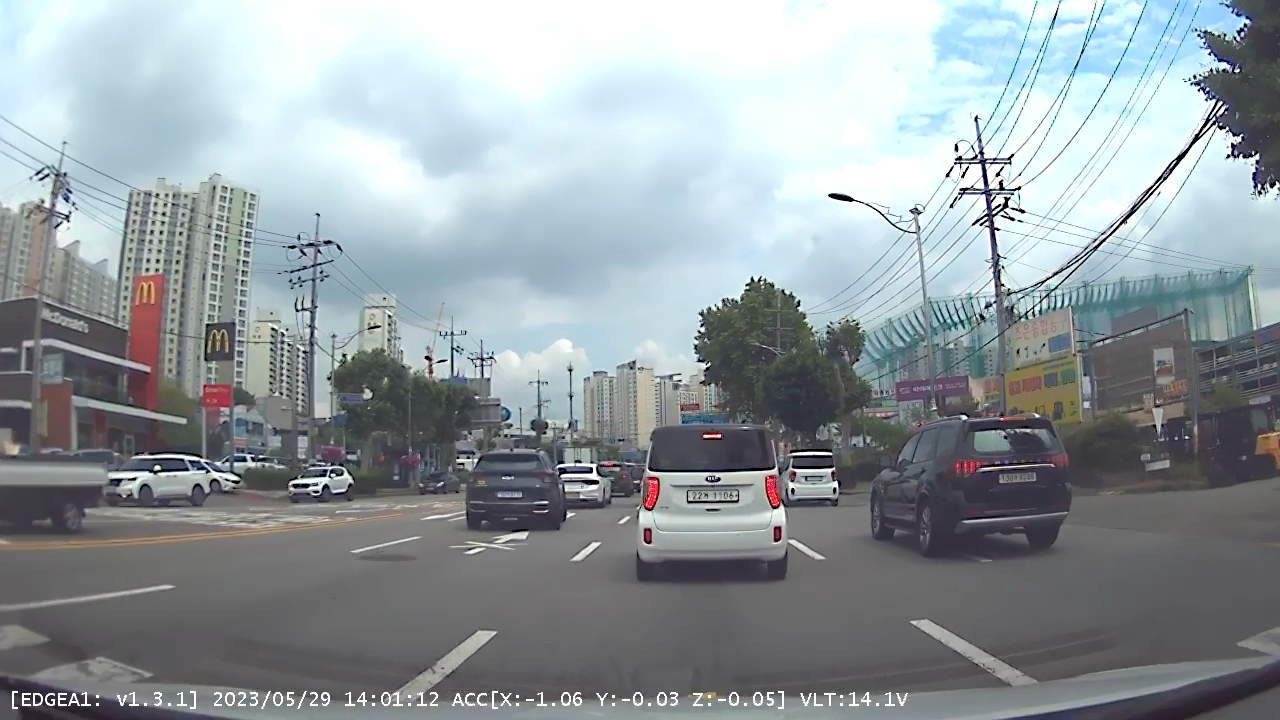
#> input picture Data/lanedetection_images/image_01.png, 1280 x 720 px
$ python 00_TEST_LANE_IMAGES.py
#> lines starting #> are read from the running program, lines starting #| are printed output that depends on the picture; after the words box and inside, x2 and y2 are one past the last pixel; in counts of white or black regions, pixels touching at a corner belong together
### OpenCV/Utils/utils.py
import os
from .wrapper import *


class PathClass():
    def __init__(self):
        path, _ = os.path.split(os.path.abspath(__file__))
        self.data_root = os.path.join(path, "..", "..", "Data")
        self.data_name_list = os.listdir(self.data_root)
        # ['blackbox_images', 'blackbox_videos', 'lanedetection_videos', 'lanedetection_images', 'trafficlight_images', 'trafficlight_videos']


    def get_data(self, get_data_string):
        data_root = os.path.join(self.data_root, get_data_string)
        init_list = os.listdir(data_root)
        data_list = []
        for data_name in init_list:
            data_list.append(os.path.join(data_root, data_name))
        return data_list


    def __call__(self, get_data_string):
        if get_data_string in self.data_name_list:
            return self.get_data(get_data_string)
        else:
            print("Wrong data name")
            exit()


# [4 lines left out: function get_single_data, not called in this run]


def get_multiple_datas(get_data_string):
    pathClass = PathClass()
    data_list = pathClass(get_data_string)
    return data_list


def get_single_image(get_data_string = 'blackbox_images', index=0):
    return get_single_data(get_data_string, index)


def get_single_video(get_data_string = 'blackbox_videos', index=0):
    return get_single_data(get_data_string, index)


def get_multiple_images(get_data_string = 'blackbox_images'):
    return get_multiple_datas(get_data_string)


def get_multiple_videos(get_data_string = 'blackbox_videos'):
    return get_multiple_datas(get_data_string)


def processingSingleImage(imagePath, sourceName = "Opened Image", resultName = "Result Image", outputPath = "output.jpg"):
    image = imageRead(imagePath)
    imageShow(sourceName, image)
    result = imageProcessing(image)
    imageShow(resultName, result)
    imageWrite(outputPath, result)
    return


def processingSingleVideo(videoPath, outputPath = "output.avi"):
    videoProcessing(videoPath, outputPath)
    return


def processingMultipleImages(imageList):
    for index, imagePath in enumerate(imageList):
        processingSingleImage(imagePath, "Image index is {}".format(index), "Result of index {}".format(index), "Result_{}.jpg".format(index))
#> in imageRead, image is the input picture: shape (720, 1280, 3); mean B, G, R 159.3, 155.4, 146.2
    return


def processingMultipleVideos(videoList):
    for index, videoPath in enumerate(videoList):
        processingSingleVideo(videoPath, "output_{}.avi".format(index))

### OpenCV/Utils/wrapper.py
import cv2
import numpy as np


def imageProcessing(src_image):
    src_image = checkValidImage(src_image)
    dst_image = imageClosing(src_image)
    dst_image = convertColor(dst_image, cv2.COLOR_BGR2GRAY)
    dst_image = cannyEdge(dst_image, 100, 200)
    height, width = src_image.shape[:2]
    pt1 = (width*0.45, height*0.7)
    pt2 = (width*0.55, height*0.7)
    pt3 = (width, height*0.9)
    pt4 = (0, height*0.9)
    roi_corners = np.array([[pt1, pt2, pt3, pt4]], dtype=np.int32)
    image_roi = polyROI(dst_image, roi_corners)
    lines = houghLinesP(image_roi, 1, np.pi/180, 40)
    dst_image = lineFitting(src_image, lines, (0, 0, 255), 5, 5. * np.pi / 180., 0.7)
    return dst_image


def checkValidImage(src_image):
    if isinstance(src_image, str):
        try:
            src_image = imageRead(src_image)
        except:
            print("invalid image or invalid path!")
            exit()
    if src_image is not None:
        return src_image


def imageRead(openpath, flag=cv2.IMREAD_COLOR):
    image = cv2.imread(openpath, flag)
    if image is not None:
        print("Image Opened")
        return image
    else:
        print("Image Not Opened")
        print("Program Abort")
        exit()


def imageShow(imagename, image, flag=cv2.WINDOW_NORMAL):
    cv2.namedWindow(imagename, flag)
    cv2.imshow(imagename, image)
    cv2.waitKey()
    return


def imageWrite(imagename, image):
    return cv2.imwrite(imagename, image)


def imageCopy(src_image):
    return np.copy(src_image)


# [49 lines left out: functions videoProcessing, imageParameters, not called in this run]


def getPixel(image, x, y, c=None):
    return image[y, x, c]


def setPixel(image, x, y, value, c=None):
    image[y, x, c] = value
    return image


def cutRectROI(image, x1, y1, x2, y2):
    return image[y1:y2, x1:x2]


# [4 lines left out: function pasteRectROI, not called in this run]


def makeBlackImage(image, color=False):
    height, width = image.shape[0], image.shape[1]
    if color is True:
        return np.zeros((height, width, 3), np.uint8)
    else:
        if len(image.shape) == 2:
            return np.zeros((height, width), np.uint8)
        else:
            return np.zeros((height, width, 3), np.uint8)


def fillPolyROI(image, points):
    if len(image.shape) == 2:
        channels = 1
    else:
        channels = image.shape[2]
    mask = makeBlackImage(image)
    ignore_mask_color = (255,) * channels
    cv2.fillPoly(mask, points, ignore_mask_color)
    return mask


def polyROI(image, points):
    mask = fillPolyROI(image, points)
    return cv2.bitwise_and(image, mask)


def convertColor(image, flag=cv2.COLOR_BGR2GRAY):
    return cv2.cvtColor(image, flag)


def splitImage(image):
    return cv2.split(image)


def mergeImage(channel1, channel2, channel3):
    return cv2.merge((channel1, channel2, channel3))


def rangeColor(image, lower, upper):
    result = imageCopy(image)
    return cv2.inRange(result, lower, upper)


# [4 lines left out: function splitColor, not called in this run]


def drawLine(image, point1, point2, color=(255, 0, 0), thickness=3, lineType=cv2.LINE_AA):
    result = imageCopy(image)
    return cv2.line(result, point1, point2, color, thickness, lineType)


def drawRect(image, point1, point2, color=(255, 0, 0), thickness=3, lineType=cv2.LINE_AA):
    result = imageCopy(image)
    return cv2.rectangle(result, point1, point2, color, thickness, lineType)


def drawCircle(image, center, radius, color=(255, 0, 0), thickness=3, lineType=cv2.LINE_AA):
    result = imageCopy(image)
    return cv2.circle(result, center, radius, color, thickness, lineType)


def drawEllipse(image, center, axis, angle, startAngle, endAngle, color=(255, 0, 0), thickness=3, lineType=cv2.LINE_AA):
    result = imageCopy(image)
    return cv2.ellipse(result, center, axis, angle, startAngle, endAngle, color, thickness, lineType)


# [4 lines left out: function drawPolygon, not called in this run]


def drawText(image, text, point=(10, 10), font=cv2.FONT_HERSHEY_PLAIN, fontScale=2.0, color=(255,255,255), thickness=3, lineType=cv2.LINE_AA):
    result = imageCopy(image)
    return cv2.putText(result, text, point, font, fontScale, color, thickness, lineType)


def addImage(image1, image2):
    return cv2.add(image1, image2)


# [5 lines left out: function addWeightedImage, not called in this run]


def imageThreshold(image, thresh=128, maxval=255, type=cv2.THRESH_BINARY):
    _, res = cv2.threshold(image, thresh=thresh, maxval=maxval, type=type)
    return res


def imageBlur(image, ksize):
    size = ((ksize+1) * 2 - 1, (ksize+1) * 2 - 1)
    return cv2.blur(image, size)


def imageGaussianBlur(image, ksize, sigmaX, sigmaY):
    size = ((ksize+1) * 2 - 1, (ksize+1) * 2 - 1)
    return cv2.GaussianBlur(image, ksize=size, sigmaX=sigmaX, sigmaY=sigmaY)


def imageMedianBlur(image, size):
    ksize = (size+1) * 2 - 1
    return cv2.medianBlur(image, ksize)


def imageBilateralFilter(image, size, sigmaColor, sigmaSpace):
    d = (size+1) * 2 - 1
    return cv2.bilateralFilter(image, d, sigmaColor=sigmaColor, sigmaSpace=sigmaSpace)


def imageFiltering(image, kernel, ddepth=-1):
    return cv2.filter2D(image, ddepth, kernel)


# [22 lines left out: functions imageEdgePrewitt, imageEdgeSobel, imageEdgeScharr, not called in this run]


def imageEdgeLaplacianCV(image):
    return cv2.Laplacian(image, -1)


# [14 lines left out: functions imageEdgeLaplacianFilter2D, imageEdgeLoG, not called in this run]


def cannyEdge(image, threshold1=100, threshold2=200):
    return cv2.Canny(image, threshold1, threshold2)


# [30 lines left out: functions computeHist, histogramEqualize, not called in this run]


def imageDilation(image, kernel, iterations):
    return cv2.dilate(image, kernel=kernel, iterations=iterations)


def imageErosion(image, kernel, iterations):
    return cv2.erode(image, kernel=kernel, iterations=iterations)


# [11 lines left out: functions imageMorphologicalGradient, imageOpening, not called in this run]


def imageClosing(image, iterations = 1):
    kernel = np.ones((3, 3), np.uint8)
    dilation = imageDilation(image, kernel, iterations)
    return imageErosion(dilation, kernel, iterations)


def imageMorphologyKernel(flag=cv2.MORPH_RECT, size=5):
    return cv2.getStructuringElement(flag, (size, size))


def imageMorphologyEx(image, op, kernel, iterations=1):
    return cv2.morphologyEx(image, op=op, kernel=kernel, iterations=iterations)


# [40 lines left out: functions imageResize, imageTranslation, imageRotation, imageAffineTransformation, imagePerspectiveTransformation, not called in this run]


def houghLines(image, rho=1, theta=np.pi/180, threshold=100):
    return cv2.HoughLines(image, rho, theta, threshold)


# [16 lines left out: function drawHoughLines, not called in this run]


def houghLinesP(image, rho=1.0, theta=np.pi/180, threshold=100, minLineLength=10, maxLineGap=100):
    return cv2.HoughLinesP(image, rho, theta, threshold, minLineLength=minLineLength, maxLineGap=maxLineGap)


# [8 lines left out: function drawHoughLinesP, not called in this run]


def houghCircles(image, method=cv2.HOUGH_GRADIENT, dp = 1, minDist = 10, canny = 50, threshold = 30, minRadius = 0, maxRadius = 0):
    circles = cv2.HoughCircles(image, method, dp, minDist, param1=canny, param2=threshold, minRadius=minRadius, maxRadius=maxRadius)
    return circles


# [11 lines left out: function drawHoughCircles, not called in this run]


def splitTwoSideLines(lines, slope_threshold = (5. * np.pi / 180.)):
    if lines is None:
        return [], []
    if len(lines) == 0:
        return [], []
    lefts = []
    rights = []
    for line in lines:
        x1 = line[0,0]
        y1 = line[0,1]
        x2 = line[0,2]
        y2 = line[0,3]
        if (x2-x1) == 0:
            continue
        slope = (float)(y2-y1)/(float)(x2-x1)
        if abs(slope) < slope_threshold:
            continue
        if slope <= 0:
            lefts.append([slope, x1, y1, x2, y2])
        else:
            rights.append([slope, x1, y1, x2, y2])
    return lefts, rights


# [14 lines left out: function splitOneSideLines, not called in this run]


def medianPoint(x):
    if len(x) == 0:
        return None
    else:
        xx = sorted(x)
        return xx[(int)(len(xx)/2)]


def interpolate(x1, y1, x2, y2, y):
    return int(float(y - y1) * float(x2-x1) / float(y2-y1) + x1)


# [11 lines left out: function lineFittingOneSide, not called in this run]


def lineFitting(image, lines, color = (0,0,255), thickness = 3, slope_threshold = (5. * np.pi / 180.), min_y_ratio = 0.7):
    result = imageCopy(image)
    height = image.shape[0]
    lefts, rights = splitTwoSideLines(lines, slope_threshold)
    min_y = int(height*min_y_ratio)
    max_y = height
    left = None
    right = None
    if len(lefts) > 0:
        left = medianPoint(lefts)
    if len(rights) > 0:
        right = medianPoint(rights)
    if left is not None:
        min_x_left = interpolate(left[1], left[2], left[3], left[4], min_y)
        max_x_left = interpolate(left[1], left[2], left[3], left[4], max_y)
        cv2.line(result, (min_x_left, min_y), (max_x_left, max_y), color, thickness)
    if right is not None:
        min_x_right = interpolate(right[1], right[2], right[3], right[4], min_y)
        max_x_right = interpolate(right[1], right[2], right[3], right[4], max_y)
        cv2.line(result, (min_x_right, min_y), (max_x_right, max_y), color, thickness)
    return result

### OpenCV/00_TEST_LANE_IMAGES.py
from Utils.wrapper import *
from Utils.utils import *


data = get_multiple_images("lanedetection_images")
processingMultipleImages(data)
#> in cannyEdge, `return cv2.Canny(image, threshold1, threshold2)`:
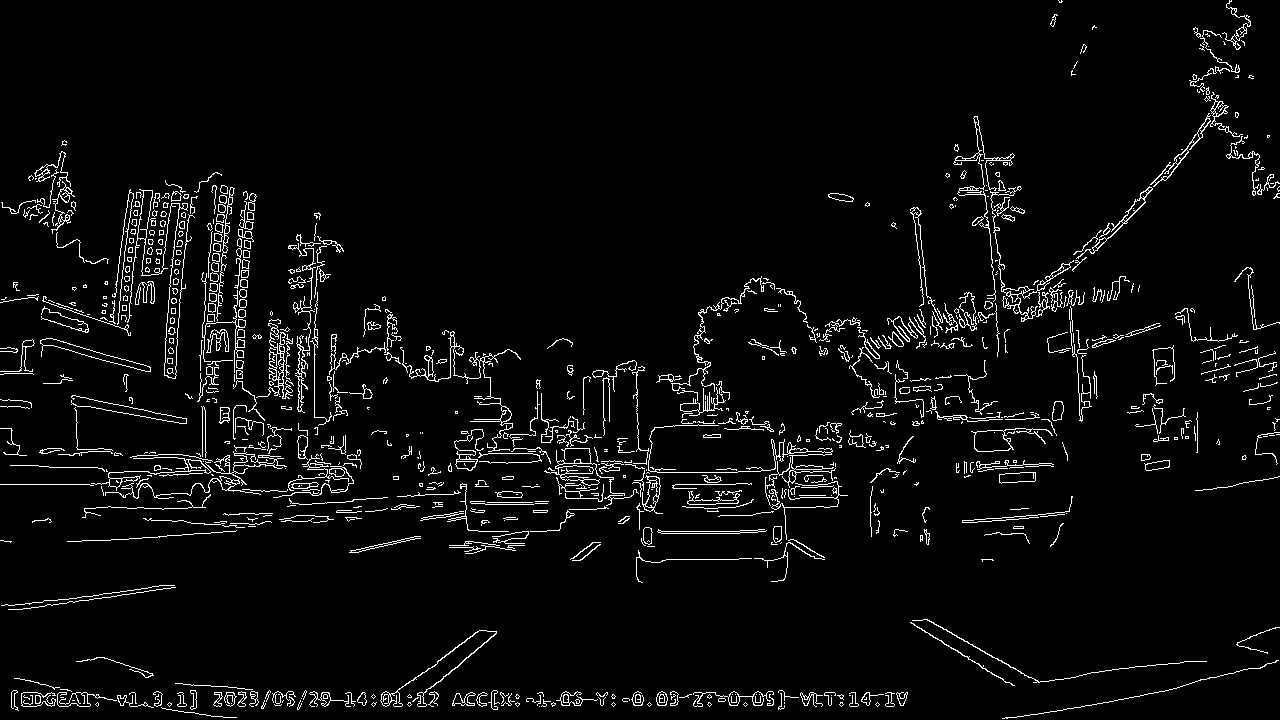
#> returned value: shape (720, 1280); 4.2% white in thin lines or dots
#> in fillPolyROI, `cv2.fillPoly(mask, points, ignore_mask_color)`:
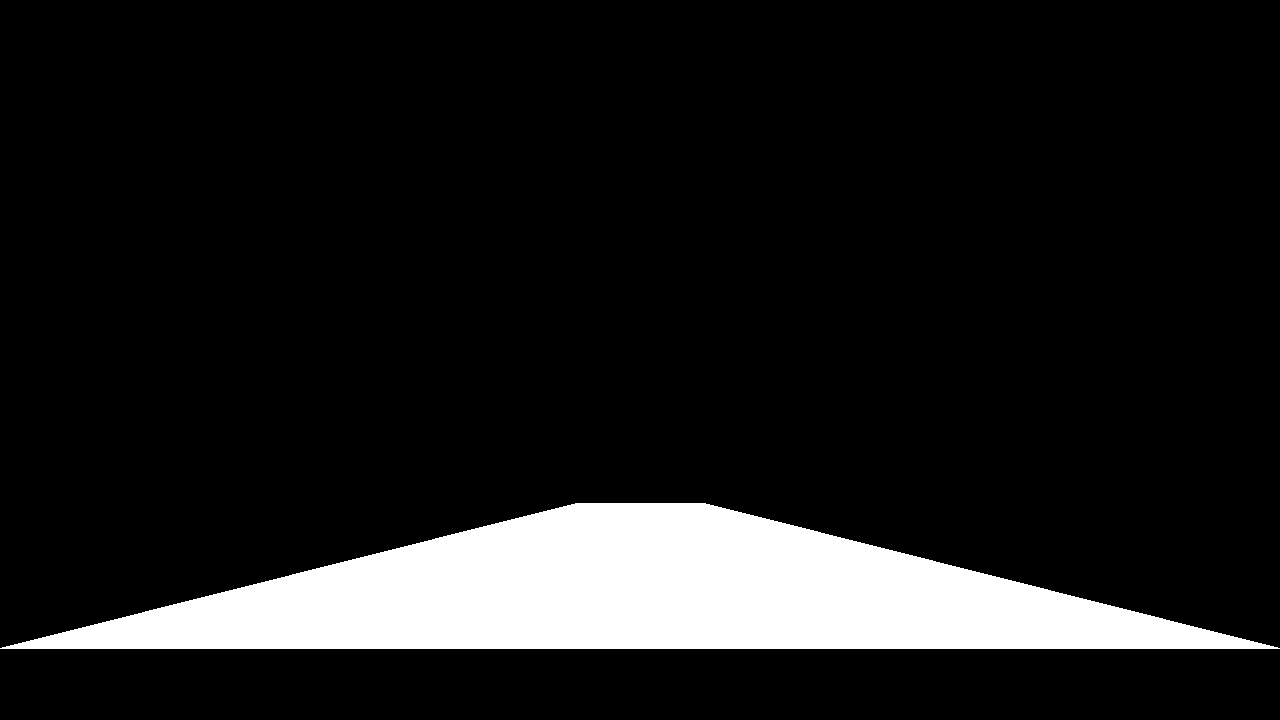
#> mask: shape (720, 1280); 11.2% white; 1 white region, box (x1, y1, x2, y2) and area: (0, 503, 1280, 649) 103287
#> in polyROI, `return cv2.bitwise_and(image, mask)`:
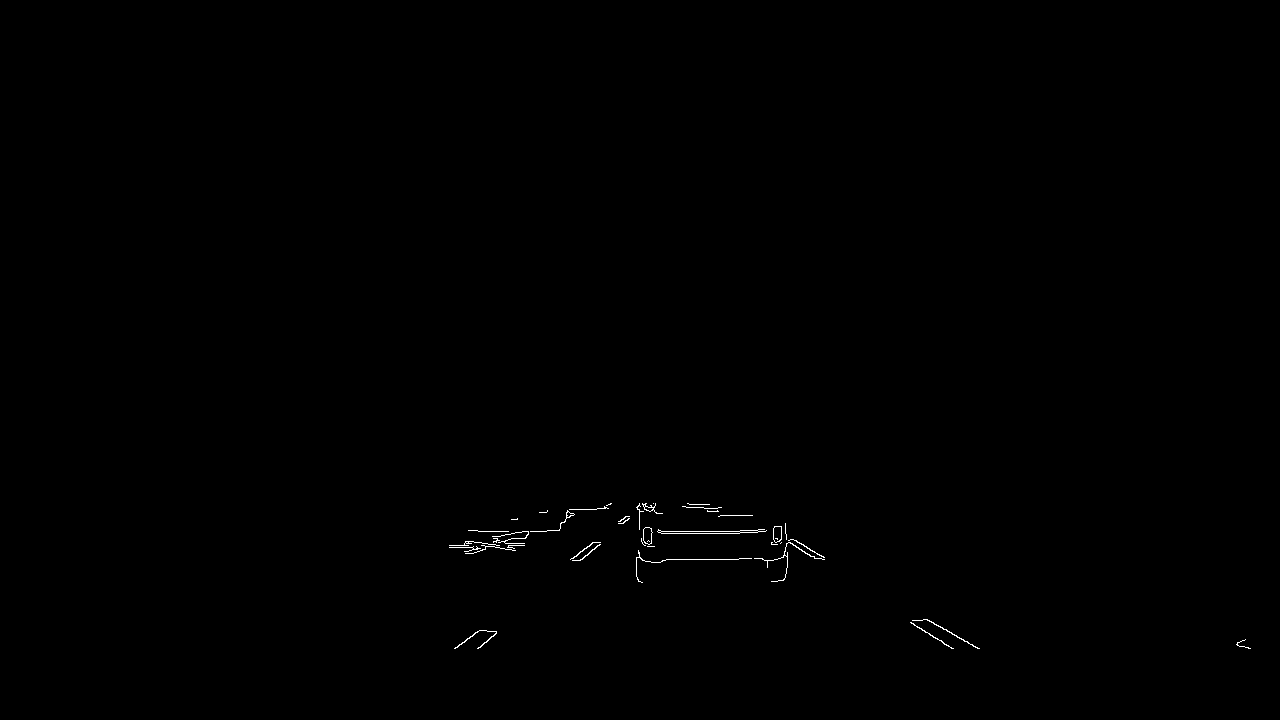
#> returned value: shape (720, 1280); 0.2% white in thin lines or dots, all inside (x1, y1, x2, y2) = (449, 503, 1251, 649)
#> in imageProcessing, `lines = houghLinesP(image_roi, 1, np.pi/180, 40)`: lines = 16 rows, first 6: [478, 531, 785, 531], [511, 533, 528, 533], [636, 560, 824, 557], [643, 533, 785, 533], [926, 619, 979, 648], [456, 545, 787, 562]
#> the loop in splitTwoSideLines, `for line in lines:` made 16 passes
#> (x1, y1, x2, y2, slope) on passes 1 to 8: (478, 531, 785, 531, 0), (511, 533, 528, 533, 0), (636, 560, 824, 557, -0.016), (643, 533, 785, 533, 0), (926, 619, 979, 648, 0.547), (456, 545, 787, 562, 0.0514), (924, 619, 977, 648, 0.547), (569, 509, 693, 507, -0.0161)
#> after the loop in splitTwoSideLines, `for line in lines:`: lefts = [[-0.867, 480, 647, 646, 503], [-0.773, 455, 648, 477, 631]]; rights = [[0.547, 926, 619, 979, 648], [0.547, 924, 619, 977, 648], [0.63, 740, 515, 786, 544], [0.649, 747, 515, 952, 648]]
#> in medianPoint, `xx = sorted(x)`: xx has the same summary as lefts in splitTwoSideLines
#> in lineFitting, `left = medianPoint(lefts)`: left = [-0.773, 455, 648, 477, 631]
#> in lineFitting, `right = medianPoint(rights)`: right = [0.63, 740, 515, 786, 544]
#> in lineFitting, `min_x_left = interpolate(left[1], left[2], left[3], left[4], min_y)`: min_x_left = 642
#> in lineFitting, `max_x_left = interpolate(left[1], left[2], left[3], left[4], max_y)`: max_x_left = 361
#> in lineFitting, `min_x_right = interpolate(right[1], right[2], right[3], right[4], min_y)`: min_x_right = 720
#> in lineFitting, `max_x_right = interpolate(right[1], right[2], right[3], right[4], max_y)`: max_x_right = 1065
#> in lineFitting, `cv2.line(result, (min_x_right, min_y), (max_x_right, max_y), color, th..`:
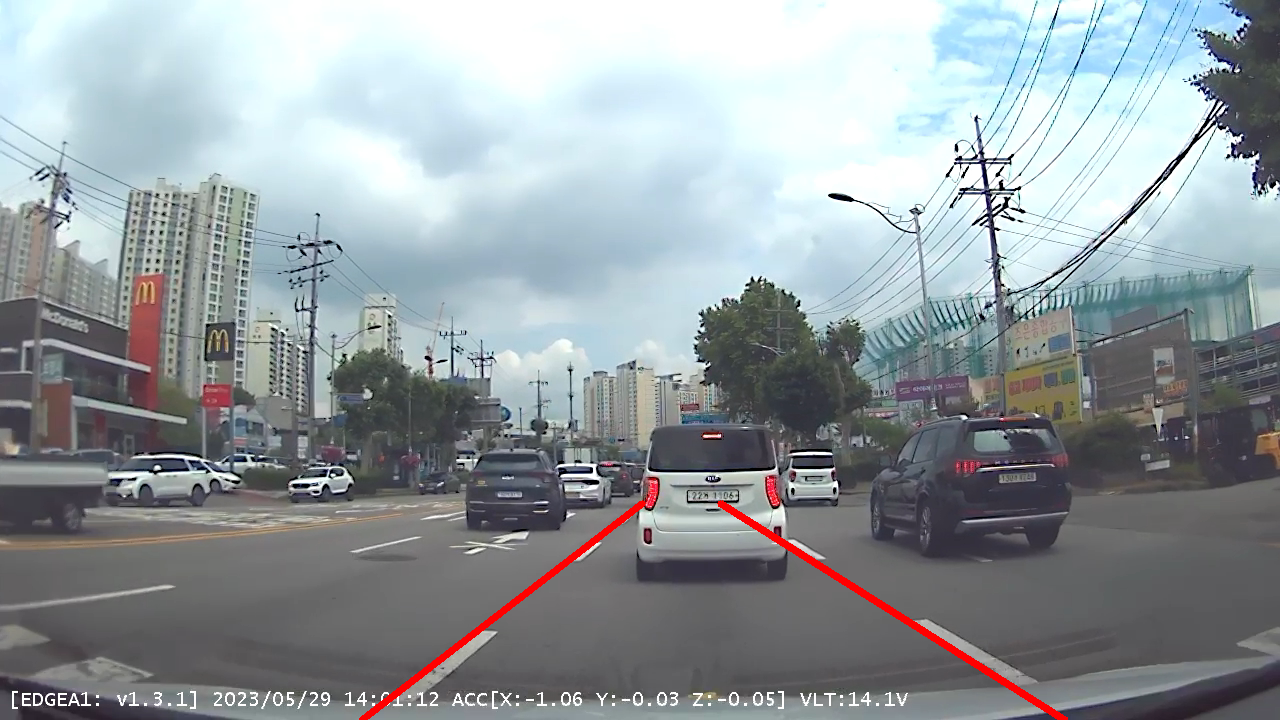
#> result: shape (720, 1280, 3); mean B, G, R 158.5, 154.7, 147
